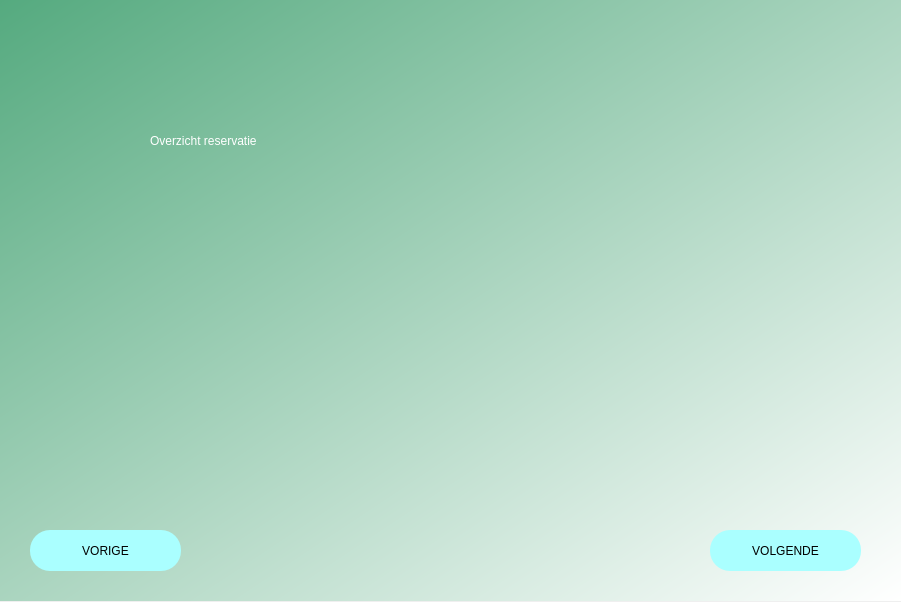
<?xml version="1.0" encoding="UTF-8"?>
<ui version="4.0">
 <class>Dialog</class>
 <widget class="QDialog" name="Dialog">
  <property name="geometry">
   <rect>
    <x>0</x>
    <y>0</y>
    <width>901</width>
    <height>602</height>
   </rect>
  </property>
  <property name="windowTitle">
   <string>Dialog</string>
  </property>
  <widget class="QWidget" name="bgwidget" native="true">
   <property name="geometry">
    <rect>
     <x>0</x>
     <y>0</y>
     <width>901</width>
     <height>601</height>
    </rect>
   </property>
   <property name="styleSheet">
    <string notr="true">QWidget#bgwidget{
background-color:qlineargradient(spread:pad, x1:0, y1:0, x2:1, y2:1, stop:0 rgba(85, 170, 127, 255), stop:1 rgba(255, 255, 255, 255))}</string>
   </property>
   <widget class="QLabel" name="confirmreservation_label1">
    <property name="geometry">
     <rect>
      <x>150</x>
      <y>120</y>
      <width>311</width>
      <height>41</height>
     </rect>
    </property>
    <property name="styleSheet">
     <string notr="true">font: 16pt &quot;Verdana&quot;;color:rgb(255, 255, 255)</string>
    </property>
    <property name="text">
     <string>Overzicht reservatie</string>
    </property>
   </widget>
   <widget class="QPushButton" name="confirmreservation_button_next">
    <property name="geometry">
     <rect>
      <x>710</x>
      <y>530</y>
      <width>151</width>
      <height>41</height>
     </rect>
    </property>
    <property name="styleSheet">
     <string notr="true">border-radius:20px;
background-color: rgb(170, 255, 255);
font: 75 italic 12pt &quot;Verdana&quot;;</string>
    </property>
    <property name="text">
     <string>VOLGENDE</string>
    </property>
   </widget>
   <widget class="QPushButton" name="confirmreservation_button_previous">
    <property name="geometry">
     <rect>
      <x>30</x>
      <y>530</y>
      <width>151</width>
      <height>41</height>
     </rect>
    </property>
    <property name="styleSheet">
     <string notr="true">border-radius:20px;
background-color: rgb(170, 255, 255);
font: 75 italic 12pt &quot;Verdana&quot;;</string>
    </property>
    <property name="text">
     <string>VORIGE</string>
    </property>
   </widget>
   <widget class="QLabel" name="confirmreservation_label_summary">
    <property name="geometry">
     <rect>
      <x>150</x>
      <y>200</y>
      <width>351</width>
      <height>251</height>
     </rect>
    </property>
    <property name="styleSheet">
     <string notr="true">font: 16pt &quot;Verdana&quot;;color:rgb(255, 255, 255)</string>
    </property>
    <property name="text">
     <string/>
    </property>
   </widget>
  </widget>
 </widget>
 <resources/>
 <connections/>
</ui>
